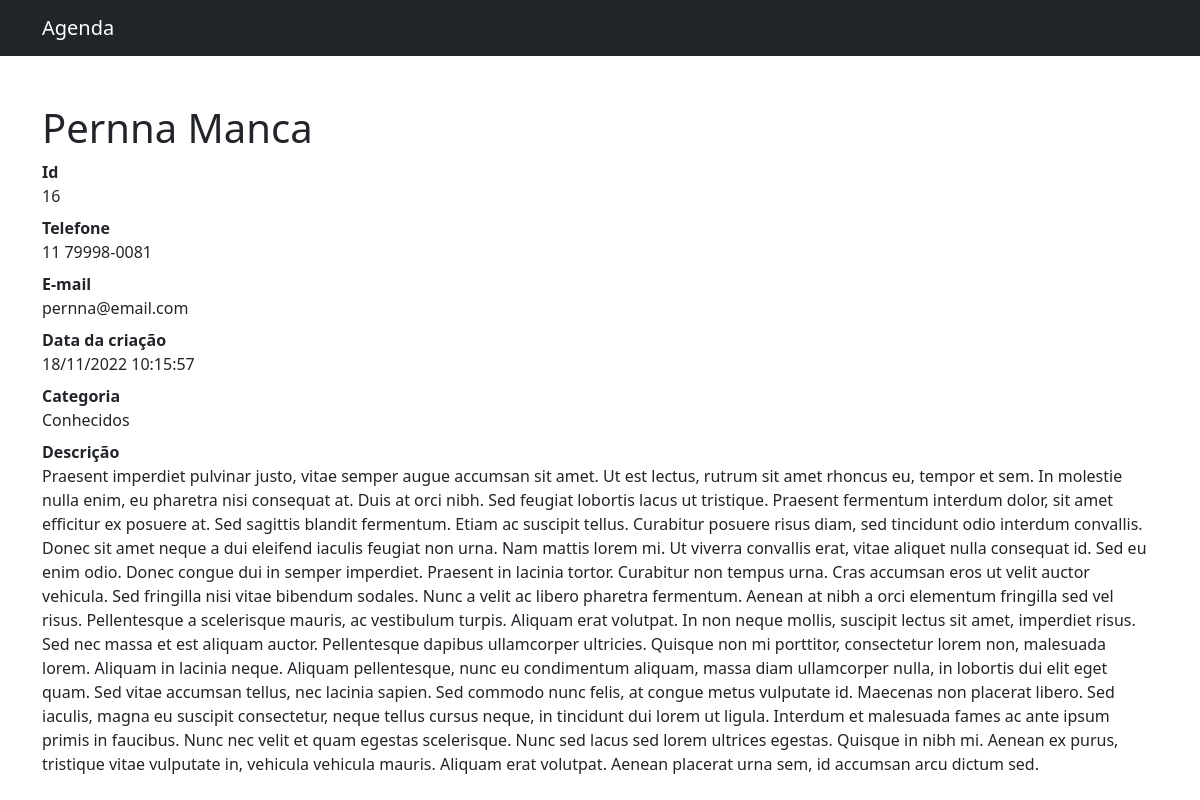
The page /16 on the database its author committed.
### contato/models.py (models this page shows, shortened)
class Contato(models.Model):
    nome = models.CharField(max_length=255)
    sobrenome = models.CharField(max_length=255, blank=True)
    telefone = models.CharField(max_length=255)
    email = models.CharField(max_length=255, blank=True)
    data_criacao = models.DateTimeField(default=timezone.now)
    descricao = models.TextField(blank=True)
    categoria = models.ForeignKey(Categoria, on_delete=models.DO_NOTHING)
    mostrar = models.BooleanField(default=True)
    foto = models.ImageField(blank=True, upload_to='fotos/%Y/%m/')

class Categoria(models.Model):
    nome = models.CharField(max_length=255)
    def __str__(self):
        return self.nome

### contato/views.py (the view)
# urls.py: path('<int:id>', views.detail, name='detail')
def detail(request, id):
    contato = get_object_or_404(Contato, id=id)
    if not contato.mostrar:
        raise Http404()
    return render(request, 'contato/detail.html', {
        'contato': contato
    })

### contato/templates/contato/detail.html (shortened to what this page needs)
{% extends 'base.html' %}
{% block 'conteudo' %}
<h1 class="mt-5">{{ contato.nome }} {{ contato.sobrenome }}</h1>
<dl>
  <dt>Id</dt>
  <dd>{{ contato.id }}</dd>
  <dt>Telefone</dt>
  <dd>{{ contato.telefone }}</dd>
  <dt>E-mail</dt>
  <dd>{{ contato.email }}</dd>
  <dt>Data da criação</dt>
  <dd>{{ contato.data_criacao | date:'d/m/Y H:i:s' }}</dd>
  <dt>Categoria</dt>
  <dd>{{ contato.categoria }}</dd>
  <dt>Descrição</dt>
  <dd>{{ contato.descricao }}</dd>
</dl>
{% endblock %}

### rows shown on the page
Contato: nome "Pernna", sobrenome "Manca", id "16", telefone "11 79998-0081", email "pernna@email.com", data_criacao "18/11/2022 10:15:57", categoria "Conhecidos", descricao "Praesent imperdiet pulvinar justo, vitae semper augue accumsan sit amet. Ut est lectus, rutrum sit amet rhoncus eu, tempor et sem. In molestie nulla enim, eu pharetra nisi consequat at. Duis at orci nibh. Sed feugiat lobortis lacus ut tristique. Praesent fermentum interdum dolor, sit amet efficitur ex posuere at. Sed sagittis blandit fermentum. Etiam ac suscipit tellus. Curabitur posuere risus diam, sed tincidunt odio interdum convallis. Donec sit amet neque a dui eleifend iaculis feugiat non urna. Nam mattis lorem mi. Ut viverra convallis erat, vitae aliquet nulla consequat id. Sed eu enim odio. Donec congue dui in semper imperdiet. Praesent in lacinia tortor. Curabitur non tempus urna.…"
